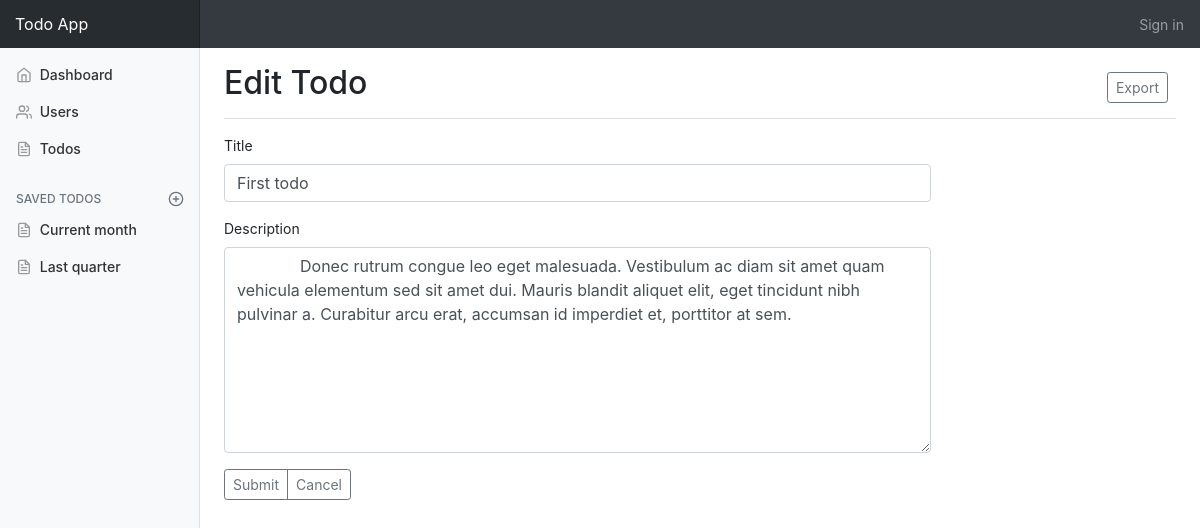
Page /todos/edit.php?todo_id=1 on the committed database.
### tables this page shows
CREATE TABLE `Todo` (
  `todo_id` int(11) NOT NULL,
  `title` varchar(255) DEFAULT NULL,
  `description` text,
  `created_at` datetime DEFAULT CURRENT_TIMESTAMP,
  `updated_at` datetime DEFAULT CURRENT_TIMESTAMP,
  `user_id` int(11) DEFAULT NULL
);

### todos/edit.php (the view, shortened to what this page needs)
<?php
  require_once '../db/pdo.php';
  $todo_id = $_GET['todo_id'];
  $stmt = $conn->query("SELECT * FROM todo WHERE todo_id = '$todo_id'");
  $row = $stmt->fetch_assoc();
  $t = htmlentities($row['title']);
  $d = htmlentities($row['description']);
?>
<?php include_once '../includes/header.php'; ?>
<main role="main" class="col-md-9 ml-sm-auto col-lg-10 pt-3 px-4">
  <div class="d-flex justify-content-between flex-wrap flex-md-nowrap align-items-center pb-2 mb-3 border-bottom">
    <h1 class="h2">
      Edit Todo
    </h1>
    <div class="btn-toolbar mb-2 mb-md-0">
      <div class="btn-group mr-2">
        <button class="btn btn-sm btn-outline-secondary">Export</button>
      </div>
    </div>
  </div>
  <div class="row">
    <div class="col-md-9">
        <form method="post" action="">
          <div class="form-group">
            <label >Title</label>
            <input type="text" class="form-control" name="title" value="<?= $t ?>">
          </div>
          <div class="form-group">
            <label>Description</label>
            <textarea class="form-control" name="description" rows="8">
              <?= $d ?>
            </textarea>
          </div>
          <div class="btn-group mr-2">
            <button type="submit" class="btn btn-sm btn-outline-secondary">Submit</button>
            <a href="todo-list.php" class="btn btn-sm btn-outline-secondary">Cancel</a>
          </div>
      </form>
    </div>
  </div>
<?php include_once '../includes/footer.php'; ?>

### css/dashboard.css (style rules this page uses)
body { font-size: .875rem; }
.border-bottom { border-bottom: 1px solid #e5e5e5; }

### rows in the picture
todo: title "First todo", description "Donec rutrum congue leo eget malesuada. Vestibulum ac diam sit amet quam vehicula elementum sed sit amet dui. Mauris blandit aliquet elit, eget tincidunt nibh pulvinar a. Curabitur arcu erat, accumsan id imperdiet et, porttitor at sem."
